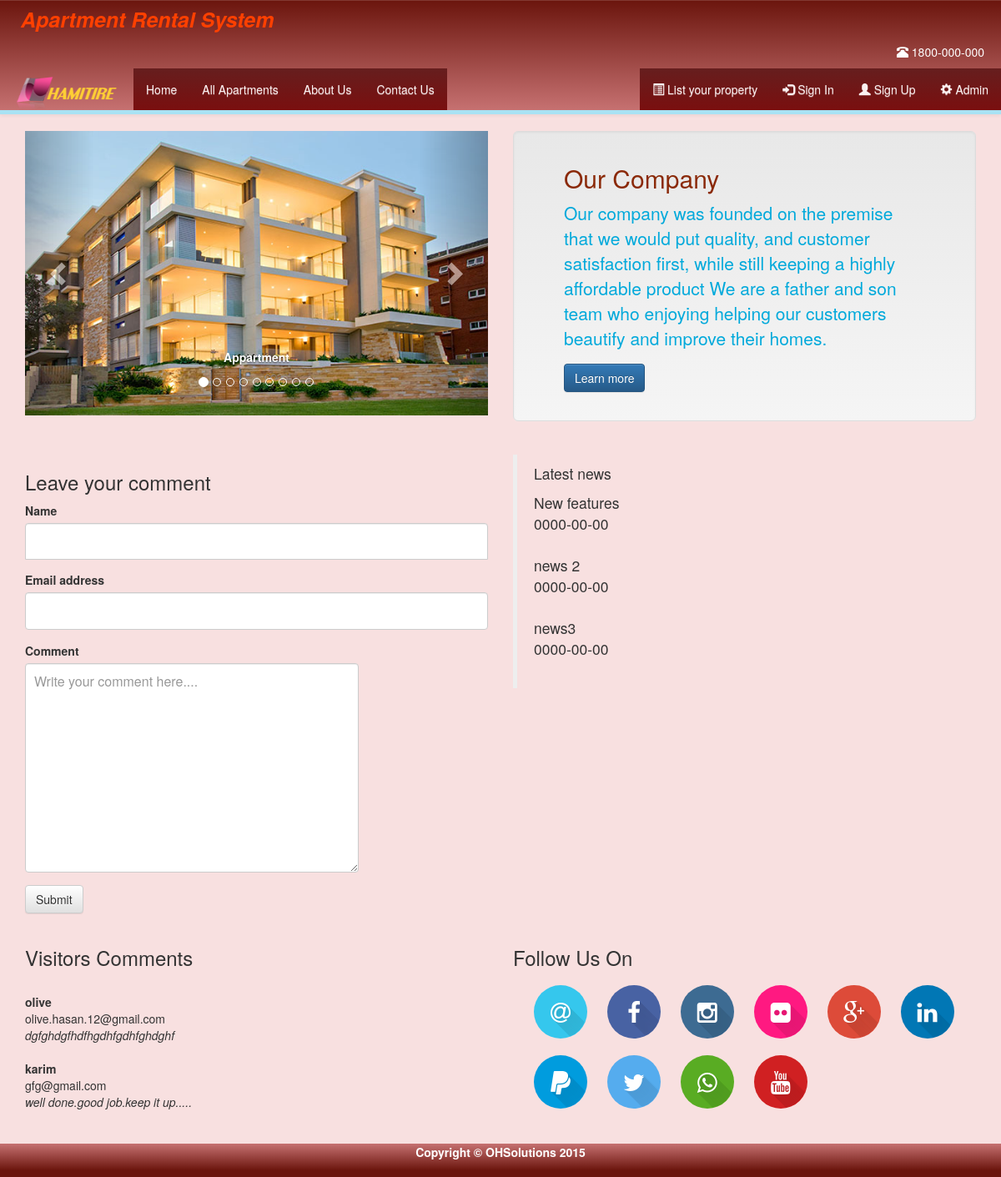
The page / on the database its author committed.
### tables this page shows
CREATE TABLE `news` (
  `id` int(11) NOT NULL,
  `head_line` longtext NOT NULL,
  `update_date` date NOT NULL,
  `newses` longtext NOT NULL
);

CREATE TABLE `comments` (
  `id` int(11) NOT NULL,
  `name` varchar(100) NOT NULL,
  `email` varchar(100) NOT NULL,
  `comment` longtext NOT NULL
);

### index.php (the view, shortened to what this page needs)
<?php
	include("header.php");
?>
<div class="container" >
	<div class="row">
		<div class="col-md-6">
			<div class="carousel slide" id="carousel-739204">
				<ol class="carousel-indicators">
					<li class="active" data-slide-to="0" data-target="#carousel-739204">
					</li>
					<li data-slide-to="1" data-target="#carousel-739204">
					</li>
					<li data-slide-to="2" data-target="#carousel-739204">
					</li>
					<li data-slide-to="3" data-target="#carousel-739204">
					</li>
					<li data-slide-to="4" data-target="#carousel-739204">
					</li>
					<li data-slide-to="5" data-target="#carousel-739204">
					</li>
					<li data-slide-to="6" data-target="#carousel-739204">
					</li>
					<li data-slide-to="7" data-target="#carousel-739204">
					</li>
					<li data-slide-to="8" data-target="#carousel-739204">
					</li>
				</ol>
				<div class="carousel-inner">
					<div class="item active">
						<img alt="image-650/400" src="photos/Appartment.jpg">
						<div class="carousel-caption">
							<p>
								<b>Appartment</b>
							</p>
						</div>
					</div>
				</div> <a class="left carousel-control" href="#carousel-739204" data-slide="prev"><span class="glyphicon glyphicon-chevron-left"></span></a> <a class="right carousel-control" href="#carousel-739204" data-slide="next"><span class="glyphicon glyphicon-chevron-right"></span></a>
			</div>
		</div>
		<div class="col-md-6">
			<div class="jumbotron well">
				<h2 style="color:#8A2908;">
					Our Company
				</h2>
				<p style="color:#01A9DB;">
					Our company was founded on the premise that we would put quality, and customer satisfaction first, while still keeping a highly affordable product We are a father and son team who enjoying helping our customers beautify and improve their homes.
				</p>
				<p>
					<a class="btn btn-primary btn-large" href="our_company.php">Learn more</a>
				</p>
			</div>
		</div>
	</div><br/>
	<div class="row">
		<div class="col-md-6">
			<h3>Leave your comment</h3>
			<form role="form" action="comment.php" method="post">
				<div class="form-group">
					<label for="name">
						Name
					</label>
					<input class="form-control" type="text" name="name" />
				</div>
				<div class="form-group">
					<label for="email">
						Email address
					</label>
					<input class="form-control" type="email" name="email" />
				</div>
				<div class="form-group">
					<label for="comment">
						Comment
					</label>
					<textarea class="form-control" id="comment" col="100" rows="10" wrap="virtual" name="comment" placeholder="Write your comment here...." style="width:400px;"></textarea>
				</div>
				<button type="submit" class="btn btn-default" name="btn_comment">
					Submit
				</button>
			</form>
		</div>
		<div class="col-md-6">
			<blockquote>
				<p>
					Latest news
				</p>
				<?php
					include("dbconnect.php");
					$sql_news="SELECT * FROM news";
					$result_news=mysqli_query($link,$sql_news);
					while($r=mysqli_fetch_array($result_news)){
						echo $r['head_line']."<br/>";
						echo $r['update_date']."<br/>";
						echo $r['news']."<br/>";
					}
				?>
			</blockquote>
		</div>
	</div><br/>
	<div class="row">
		<div class="col-md-6">
					<h3>Visitors Comments</h3><br/>
					<?php
						include("dbconnect.php");
						$sql="SELECT * FROM comments";
						$result=mysqli_query($link,$sql);
						while($row=mysqli_fetch_array($result)){
							echo "<b>".$row['name']."</b><br/>";
							echo $row['email']."<br/>";
							echo "<i>".$row['comment']."</i><br/>";
							echo "<br/>";
						}
					?>
		</div>
		<div class="col-md-6">
					<h3>Follow Us On</h3>
				<div class="icons-container">
				<div class="col-sm-12 icons-text">
					<a href="#" class="btn azm-social azm-size-64 azm-circle azm-long-shadow azm-email-1"><i class="fa fa-at"></i></a>
					<a href="http://www.facebook.com" class="btn azm-social azm-size-64 azm-circle azm-long-shadow azm-facebook"><i class="fa fa-facebook"></i></a>
					<a href="#" class="btn azm-social azm-size-64 azm-circle azm-long-shadow azm-instagram"><i class="fa fa-instagram"></i></a>
					<a href="#" class="btn azm-social azm-size-64 azm-circle azm-long-shadow azm-flickr"><i class="fa fa-flickr"></i></a>
					<a href="#" class="btn azm-social azm-size-64 azm-circle azm-long-shadow azm-google-plus"><i class="fa fa-google-plus"></i></a>
					<a href="#" class="btn azm-social azm-size-64 azm-circle azm-long-shadow azm-linkedin"><i class="fa fa-linkedin"></i></a>
					<a href="http://www.linkedin.com" class="btn azm-social azm-size-64 azm-circle azm-long-shadow azm-paypal"><i class="fa fa-paypal"></i></a>
					<a href="http://www.twitter.com" class="btn azm-social azm-size-64 azm-circle azm-long-shadow azm-twitter"><i class="fa fa-twitter"></i></a>
					<a href="#" class="btn azm-social azm-size-64 azm-circle azm-long-shadow azm-whatsapp"><i class="fa fa-whatsapp"></i></a>
					<a href="http://www.youtube.com" class="btn azm-social azm-size-64 azm-circle azm-long-shadow azm-youtube"><i class="fa fa-youtube"></i></a>
				</div>
				</div>
		</div>
	</div>
</div>
<?php
	include("footer.php");
?>

### css/style.css (style rules this page uses)
html { position: relative; min-height: 100%; }
body { background:#F8E0E0; margin-bottom: 60px; }
input[type="text"] { margin-bottom: -1px; border-bottom-left-radius: 0; border-bottom-right-radius: 0; }
#property input,select,textarea { display:inline; }

### rows shown on the page
news: head_line "New features", update_date "0000-00-00"
news: head_line "news 2", update_date "0000-00-00"
news: head_line "news3", update_date "0000-00-00"
comments: name "olive", email "olive.hasan.12@gmail.com", comment "dgfghdgfhdfhgdhfgdhfghdghf"
comments: name "karim", email "gfg@gmail.com", comment "well done.good job.keep it up....."
